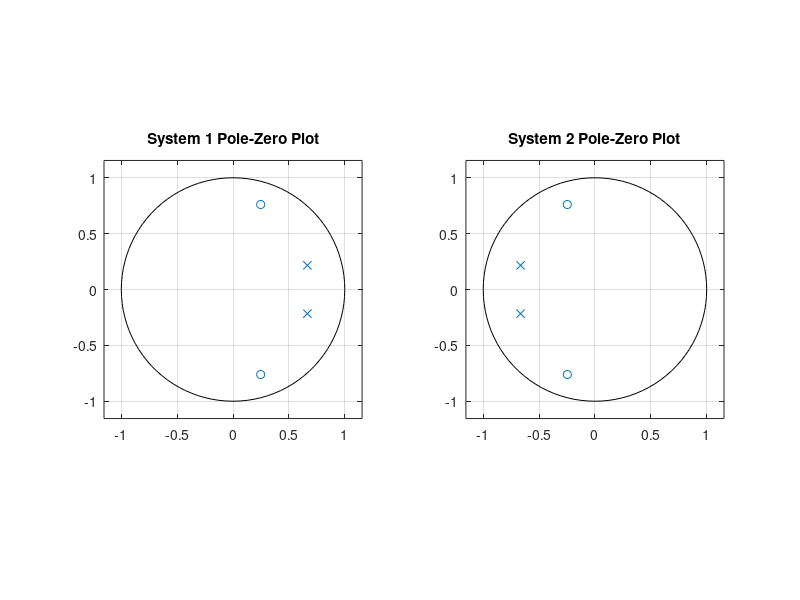

Write the MATLAB code that produced this figure. (Note: this script raises an error after producing the figure.)
%%A

%for system 1
b1 = [1, -0.4944, 0.64]; 
a1 = [1, -1.3315, 0.49];  

%for system 2
b2 = [1, 0.4944, 0.64];  
a2 = [1, 1.3315, 0.49];  

%Equations
disp('Difference Equation for System 1:');
fprintf('y[n] = %.4f*x[n] + %.4f*x[n-1] + %.4f*x[n-2] - %.4f*y[n-1] - %.4f*y[n-2]\n', ...
    b1(1), b1(2), b1(3), a1(2), a1(3));

disp('Difference Equation for System 2:');
fprintf('y[n] = %.4f*x[n] + %.4f*x[n-1] + %.4f*x[n-2] - %.4f*y[n-1] - %.4f*y[n-2]\n', ...
    b2(1), b2(2), b2(3), a2(2), a2(3));

%%B
clc; clear; close all;

% System 1
b1 = [1, -0.4944, 0.64];  
a1 = [1, -1.3315, 0.49];

% System 2
b2 = [1, 0.4944, 0.64];  
a2 = [1, 1.3315, 0.49];


z1 = roots(b1);  
p1 = roots(a1);  

z2 = roots(b2);  
p2 = roots(a2);  


figure;
subplot(1,2,1);
zplane(z1, p1);
title('System 1 Pole-Zero Plot');
grid on;

subplot(1,2,2);
zplane(z2, p2);
title('System 2 Pole-Zero Plot');
grid on;

%%C
clc; clear; close all;

% Sistem 1 için katsayılar
b1 = [1, -0.4944, 0.64];  
a1 = [1, -1.3315, 0.49];

% Rastgele bir giriş sinyali oluşturalım
x = randn(1, 100); % 100 örnek uzunluğunda Gaussian dağılımlı rastgele sinyal

% Fonksiyonu çağırarak çıkış sinyalini hesapla
y1 = input_filter(b1, a1, x);

% Sonuçları çizdirme
figure;
subplot(2,1,1);
plot(x);
title('Input Signal x[n]');
xlabel('n');
ylabel('Amplitude');
grid on;

subplot(2,1,2);
plot(y1);
title('Output Signal y[n]');
xlabel('n');
ylabel('Amplitude');
grid on;
